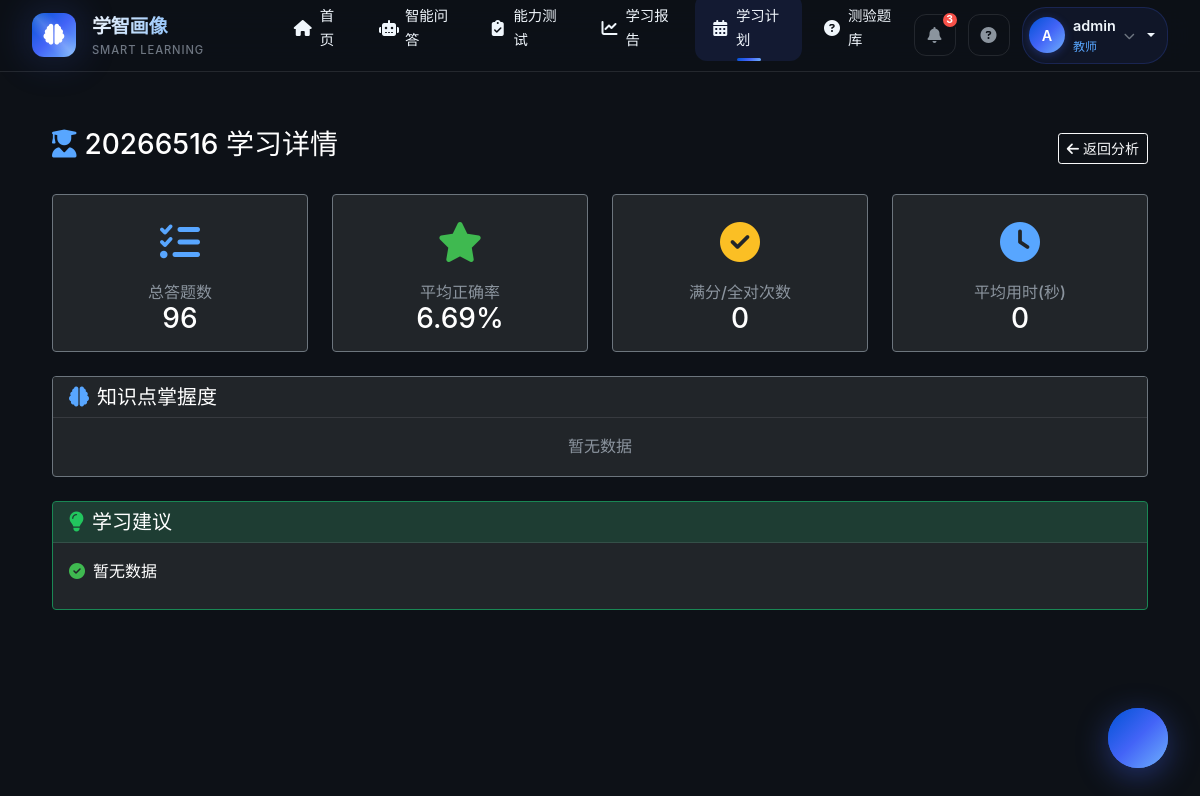
The app's page /student/details/3 (signed in) with its own data.
### app/models/user.py (models this page shows, shortened)
class User(UserMixin, db.Model):
    __tablename__ = 'users'
    id = db.Column(db.Integer, primary_key=True)
    username = db.Column(db.String(64), unique=True, index=True)
    email = db.Column(db.String(120), unique=True, index=True)
    password_hash = db.Column(db.String(128))
    role = db.Column(db.String(20), default='student')  # 'student', 'teacher', 'admin'
    def is_teacher(self):
        return self.role == 'teacher' or self.role == 'admin'

### app/routes/student.py (the view)
@student_bp.route('/details/<int:student_id>')
@login_required
@teacher_required
def student_details(student_id):
    student = User.query.get_or_404(student_id)
    stats = db.session.query(
        func.count(QuizSubmission.id).label('total'),
        func.avg(QuizSubmission.score).label('avg_score')
    ).filter(QuizSubmission.student_id == student.username).first()
    return render_template('student/details.html',
        student=student,
        student_name=student.username or '未知',
        stats={'total_submissions': stats.total or 0, 'avg_score': round(float(stats.avg_score or 0), 2), 'perfect_count': 0, 'avg_time': 0},
        topic_data=[],
        weak_topics=[],
        items=[],
        diagnosis={'suggestions': ['暂无数据']})

### app/models/user.py (called while the page is built)
@login_manager.user_loader
def load_user(user_id):
    return User.query.get(int(user_id))

### app/routes/student.py (called while the page is built)
def teacher_required(f):
    from functools import wraps
    @wraps(f)
    def wrapper(*args, **kwargs):
        if not current_user.is_authenticated or not current_user.is_teacher():
            return jsonify({'error': '需要教师权限'}), 403
        return f(*args, **kwargs)
    return wrapper

### app/templates/student/details.html (shortened to what this page needs)
{% extends "base.html" %}
{% block content %}
<div class="container-fluid py-4">
    <div class="d-flex justify-content-between align-items-center mb-4">
        <h3 class="text-white"><i class="fas fa-user-graduate me-2 text-primary"></i>{{ student_name }} 学习详情</h3>
        <a href="{{ url_for('analysis.index') }}" class="btn btn-outline-light btn-sm">
            <i class="fas fa-arrow-left me-1"></i>返回分析
        </a>
    </div>
    <div class="row mb-4">
        <div class="col-md-3">
            <div class="card bg-dark border-secondary h-100">
                <div class="card-body text-center">
                    <div class="text-primary fs-1 mb-2"><i class="fas fa-tasks"></i></div>
                    <h6 class="text-muted mb-0">总答题数</h6>
                    <h3 class="text-white mb-0">{{ stats.total_submissions }}</h3>
                </div>
            </div>
        </div>
        <div class="col-md-3">
            <div class="card bg-dark border-secondary h-100">
                <div class="card-body text-center">
                    <div class="text-success fs-1 mb-2"><i class="fas fa-star"></i></div>
                    <h6 class="text-muted mb-0">平均正确率</h6>
                    <h3 class="text-white mb-0">{{ stats.avg_score }}%</h3>
                </div>
            </div>
        </div>
        <div class="col-md-3">
            <div class="card bg-dark border-secondary h-100">
                <div class="card-body text-center">
                    <div class="text-warning fs-1 mb-2"><i class="fas fa-check-circle"></i></div>
                    <h6 class="text-muted mb-0">满分/全对次数</h6>
                    <h3 class="text-white mb-0">{{ stats.perfect_count }}</h3>
                </div>
            </div>
        </div>
        <div class="col-md-3">
            <div class="card bg-dark border-secondary h-100">
                <div class="card-body text-center">
                    <div class="text-info fs-1 mb-2"><i class="fas fa-clock"></i></div>
                    <h6 class="text-muted mb-0">平均用时(秒)</h6>
                    <h3 class="text-white mb-0">{{ stats.avg_time }}</h3>
                </div>
            </div>
        </div>
    </div>
    <div class="card bg-dark border-secondary mb-4">
        <div class="card-header bg-dark">
            <h5 class="mb-0 text-white"><i class="fas fa-brain me-2 text-info"></i>知识点掌握度</h5>
        </div>
        <div class="card-body">
            {% if topic_data %}
            <div class="row">
                {% for topic in topic_data %}
                <div class="col-md-4 mb-3">
                    <div class="d-flex justify-content-between mb-1">
                        <span class="text-white small">{{ topic.topic }}</span>
                        <span class="text-muted small">{{ topic.mastery }}%</span>
                    </div>
                    <div class="progress" style="height:8px;background:rgba(255,255,255,0.1);">
                        <div class="progress-bar" role="progressbar" style="width:{{ topic.mastery }}%;background:linear-gradient(90deg,#667eea,#764ba2);border-radius:4px;"></div>
                    </div>
                </div>
                {% endfor %}
            </div>
            {% else %}
            <p class="text-muted text-center mb-0">暂无数据</p>
            {% endif %}
        </div>
    </div>
    {% if diagnosis %}
    <div class="card bg-dark border-success mb-4">
        <div class="card-header bg-success bg-opacity-25">
            <h5 class="mb-0 text-white"><i class="fas fa-lightbulb me-2" style="color:#22c55e;"></i>学习建议</h5>
        </div>
        <div class="card-body">
            <ul class="list-unstyled mb-0">
                {% for suggestion in diagnosis.suggestions %}
                <li class="text-white mb-2"><i class="fas fa-check-circle text-success me-2"></i>{{ suggestion }}</li>
                {% else %}
                <li class="text-muted">暂无建议</li>
                {% endfor %}
            </ul>
        </div>
    </div>
    {% endif %}
</div>
{% endblock %}

### app/templates/base.html (shortened to what this page needs)
<!DOCTYPE html>
<html lang="zh-CN">
<head>
    <link href="https://cdn.bootcdn.net/ajax/libs/bootstrap/5.1.3/css/bootstrap.min.css" rel="stylesheet">
    <link rel="stylesheet" href="https://cdn.bootcdn.net/ajax/libs/font-awesome/6.4.0/css/all.min.css">
    <link href="https://fonts.loli.net/css2?family=Inter:wght@300;400;500;600;700;800&family=Noto+Sans+SC:wght@300;400;500;600;700;800&display=swap" rel="stylesheet">
</head>
<body>
    <nav class="top-navbar">
        <a class="navbar-brand" href="{{ url_for('main.index') }}">
            <div class="brand-logo">
                <i class="fas fa-brain"></i>
            </div>
            <div class="brand-text">
                <span class="brand-name">学智画像</span>
                <span class="brand-tagline">SMART LEARNING</span>
            </div>
        </a>
        <ul class="nav-menu">
            <li class="nav-item">
                <a class="nav-link {% if request.endpoint == 'main.index' %}active{% endif %}" href="{{ url_for('main.index') }}">
                    <i class="fas fa-home"></i>
                    <span>首页</span>
                </a>
            </li>
            <li class="nav-item">
                <a class="nav-link {% if request.endpoint and 'intelligent' in request.endpoint %}active{% endif %}" href="{{ url_for('intelligent_assistant.index') }}">
                    <i class="fas fa-robot"></i>
                    <span>智能问答</span>
                </a>
            </li>
            <li class="nav-item">
                <a class="nav-link {% if request.endpoint and 'test' in request.endpoint %}active{% endif %}" href="{{ url_for('test.assessment') }}">
                    <i class="fas fa-clipboard-check"></i>
                    <span>能力测试</span>
                </a>
            </li>
            <li class="nav-item">
                <a class="nav-link {% if request.endpoint and 'analysis' in request.endpoint and 'report' in request.endpoint %}active{% endif %}" href="{{ url_for('analysis.learning_report') }}">
                    <i class="fas fa-chart-line"></i>
                    <span>学习报告</span>
                </a>
            </li>
            <li class="nav-item">
                <a class="nav-link {% if request.endpoint and 'student' in request.endpoint %}active{% endif %}" href="{{ url_for('student.learning_plan') }}">
                    <i class="fas fa-calendar-alt"></i>
                    <span>学习计划</span>
                </a>
            </li>
            <li class="nav-item">
                <a class="nav-link {% if request.endpoint and 'quiz' in request.endpoint %}active{% endif %}" href="{{ url_for('quiz.index') }}">
                    <i class="fas fa-question-circle"></i>
                    <span>测验题库</span>
                </a>
            </li>
        </ul>
        <div class="navbar-actions">
            <button class="nav-icon-btn" title="消息">
                <i class="fas fa-bell"></i>
                <span class="badge">3</span>
            </button>
            <button class="nav-icon-btn" title="帮助中心">
                <i class="fas fa-circle-question"></i>
            </button>
            {% if current_user.is_authenticated %}
            <div class="user-menu dropdown">
                <div class="dropdown-toggle" data-bs-toggle="dropdown" aria-expanded="false" style="display: flex; align-items: center; cursor: pointer; gap: 8px;">
                    <div class="user-avatar">
                        {{ current_user.username[0]|upper if current_user.username else 'U' }}
                    </div>
                    <div class="user-info">
                        <span class="user-name">{{ current_user.username }}</span>
                        <span class="user-role">{{ '教师' if current_user.is_teacher() else '学生' }}</span>
                    </div>
                    <i class="fas fa-chevron-down" style="font-size: 0.7rem; color: var(--text-muted);"></i>
                </div>
            </div>
            {% else %}
            <a href="{{ url_for('auth.login') }}" class="btn-pro btn-pro-primary btn-pro-sm">
                <i class="fas fa-sign-in-alt"></i>
                登录
            </a>
            {% endif %}
        </div>
    </nav>
    <main class="main-wrapper">
        <div class="page-container">
            {% block content %}{% endblock %}
        </div>
    </main>
    {% if current_user.is_authenticated %}
    <button class="ai-float-btn" onclick="window.location.href='{{ url_for('intelligent_assistant.index') }}'" title="AI助手">
        <div class="pulse"></div>
        <i class="fas fa-robot"></i>
    </button>
    {% endif %}
</body>
</html>

### records on screen
User: username "A", username "admin", role "教师"
User: username "20266516"

### other values on screen
{{ stats.total_submissions }} "96"
{{ stats.avg_score }} "6.69"
{{ stats.perfect_count }} "0"
{{ stats.avg_time }} "0"
{{ suggestion }} "暂无数据"
